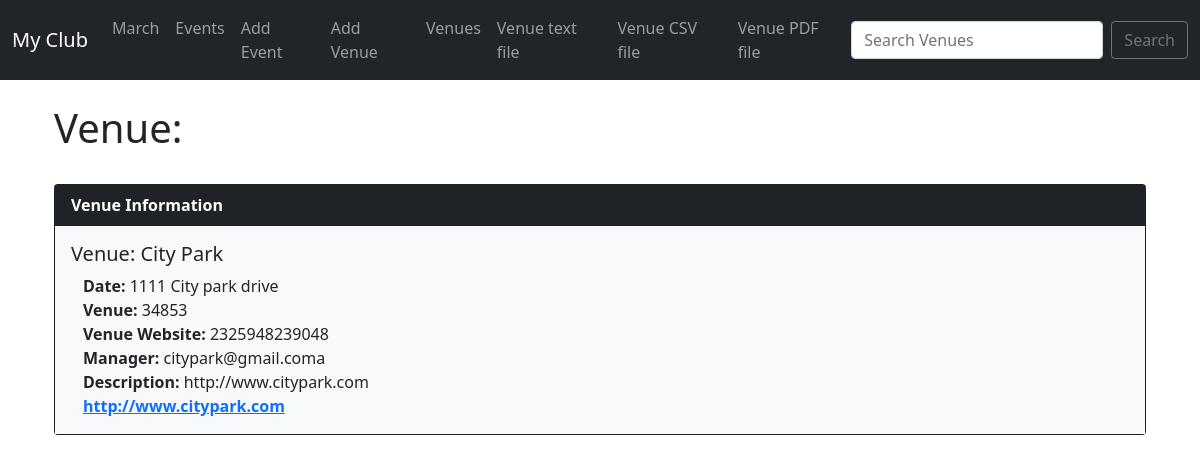
Page /show_venue/1 on the committed database.
### events/models.py (models this page shows)
class Venue(models.Model):
    name = models.CharField('Venue name', max_length=120)
    address = models.CharField(max_length=300)
    zip_code = models.CharField("Zip Code", max_length=15)
    phone = models.CharField('Contact Phone', max_length=25, blank=True)
    web = models.URLField('Website Address', blank=True)
    email_address = models.EmailField('Email Address',  blank=True)
    def __str__(self):
        return self.name

### events/views.py (the view)
# urls.py: path('show_venue/<venue_id>', views.show_venue, name="show-venue"),
def show_venue(request, venue_id):
    venue = Venue.objects.get(pk=venue_id)
    return render(request, 'events/show_venue.html', {
        'venue': venue,
    })

### events/templates/events/show_venue.html
{% extends 'events/base.html' %}
{% block content %}
<div class="container">
    <h1>Venue: </h1><br>
<div class="card text-white bg-dark mb-3">
  <div class="card-header" style="color: #fff; font-weight: bold">
    Venue Information
  </div>
  <div class="card-body bg-light text-dark">
    <h5 class="card-title">Venue: {{ venue }}</h5>
    <p class="card-text container">
            <strong>Date: </strong> {{ venue.address }}<br>
            <strong>Venue: </strong> {{ venue.zip_code }} <br>
            <strong>Venue Website: </strong> {{ venue.phone }}<br>
            <strong>Manager: </strong> {{ venue.email_address }}<br>
            <strong>Description: </strong> {{ venue.web }}<br>
            <strong><a href="{{ venue.web }}">{{ venue.web }}</a></strong>
    </p>
  </div>
    </div>
{% endblock %}

### rows in the picture
Venue: name "City Park", address "1111 City park drive", zip_code "34853", phone "2325948239048", email_address "citypark@gmail.coma", web "http://www.citypark.com"
